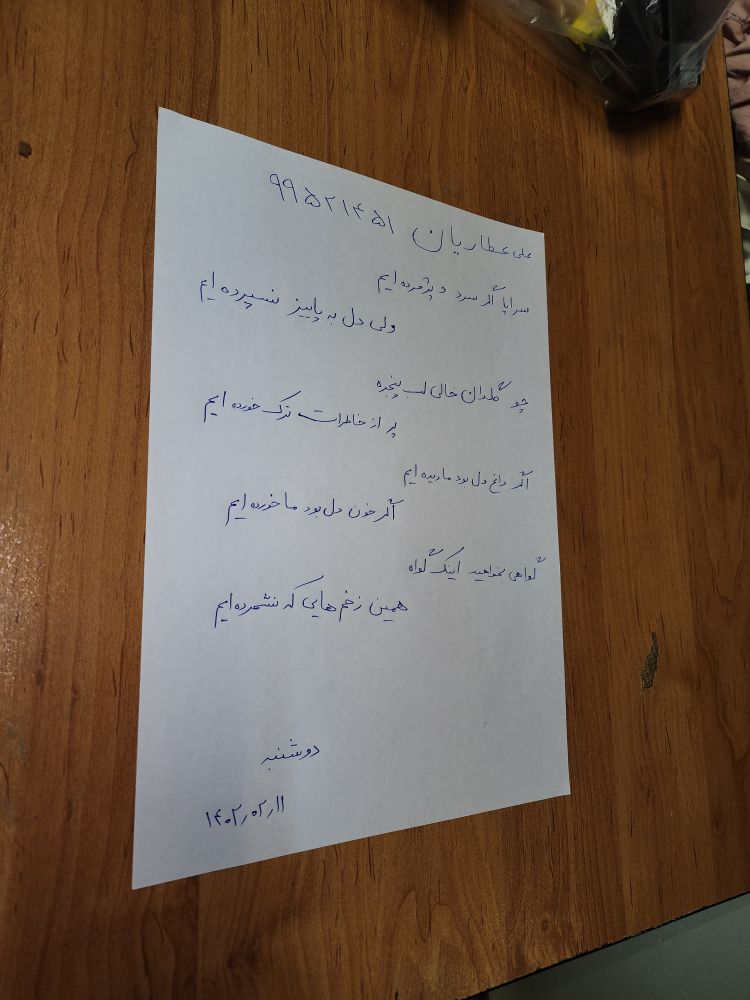
#> input picture HW3/images/Q4/3.jpg, 3000 x 4000 px (shown at 1/4 size)
$ jupyter execute Q4.ipynb
#> lines starting #> are read from the running program, lines starting #| are printed output that depends on the picture; after the words box and inside, x2 and y2 are one past the last pixel; in counts of white or black regions, pixels touching at a corner belong together
<h1>
<font color="#ff2e2e">
CamScanner
</font>
</h1>

[cell 1]
import cv2
import numpy as np
import matplotlib.pyplot as plt
import os

<h3><font color = "#079e05"> Utilities </font></h3>

[cell 2]
def imshow(im):
    width, height, *channels = im.shape
    if channels:
        # By default, OpenCV tends to work with images in the BGR format.
        # This is due to some outdated practices, but it has been left in the library.
        # We can iterate the channels in reverse order to get an RGB image.
        plt.imshow(im[:,:,::-1])
    else:
        plt.imshow(im, cmap='gray')
    plt.axis('off')

[cell 3]
def get_corners(approximations):

    # to work easier with it
    all_corners = approximations[:,0]

    # get height of corners
    height_corners = all_corners[:,1]

    # maximum height is left bottom corner
    left_bottom = all_corners[np.argmax(height_corners)]

    #minimum height is left top corner
    left_top = all_corners[np.argmin(height_corners)]

    # points vertically near left corners are right corners
    for corner in all_corners:
        if abs(corner[1]-left_bottom[1]) > 10 and abs(corner[1]-left_bottom[1]) < 600:
            right_bottom = corner
            break

    for corner in all_corners:
        if abs(corner[1]-left_top[1]) > 10 and abs(corner[1]-left_top[1]) < 600:
            right_top = corner
            break

    return [left_top, left_bottom, right_top, right_bottom]

<h3><font color = "#079e05"> Image </font></h3>

[cell 4]
im = cv2.imread(os.path.join('images/Q4', '3.jpg'))
#> im is the input picture: shape (4000, 3000, 3); mean B, G, R 75.7, 91.5, 111.3
gray_im = cv2.cvtColor(im, cv2.COLOR_BGR2GRAY)
imshow(gray_im)

<h3><font color = "#079e05"> Process </font></h3>

<h4><font color = "#079e05"> find edges </font></h4>

[cell 5]
# denoising using bilateral filter
denoised_im = cv2.bilateralFilter(gray_im , 30 ,60, 50)

# apply canny
canny_im = cv2.Canny(denoised_im, 60, 90)
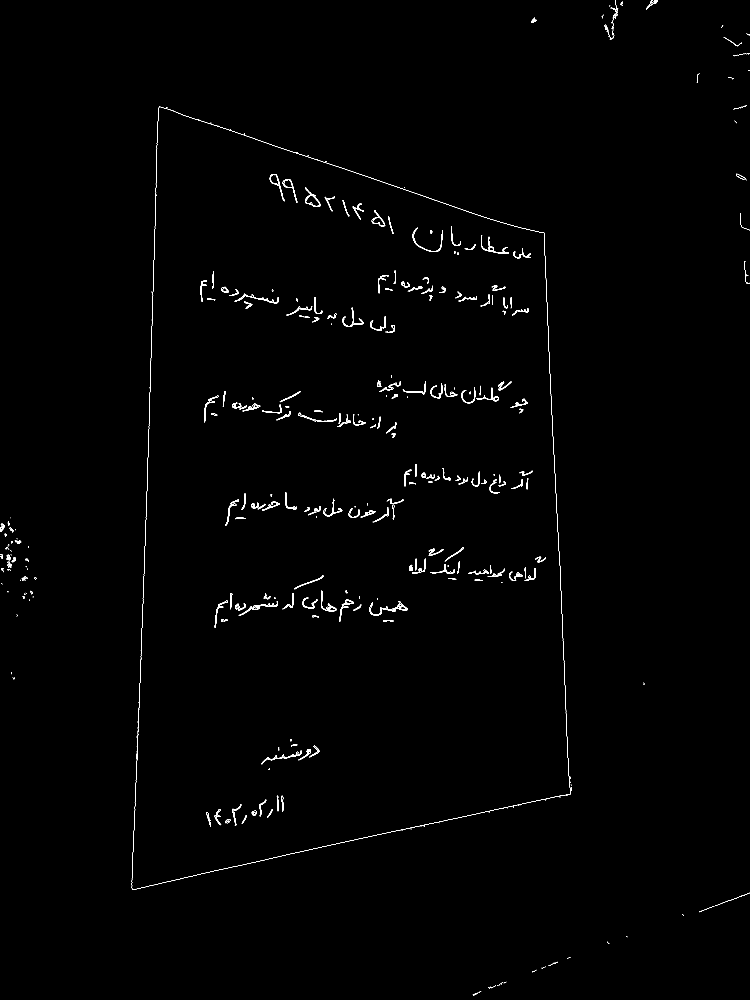
#> canny_im: shape (4000, 3000) (shown at 1/4 size); 0.36% white in thin lines or dots

# show edges
imshow(canny_im)

<h4><font color = "#079e05"> find the paper </font></h4>

[cell 6]
# find contours
contours, hierarchy = cv2.findContours(canny_im, cv2.RETR_EXTERNAL, cv2.CHAIN_APPROX_SIMPLE)
#> contours = 466 contours, 302 with area under 20; largest, box (x1, y1, x2, y2) and area: (1220, 749, 1282, 827) 2017, (1487, 840, 1541, 905) 1325, (1130, 717, 1190, 811) 1243, (1081, 698, 1116, 737) 868, (1357, 2398, 1415, 2487) 834

# find the longest contour (it's paper)
max_contour = contours[0]
#> max_contour = contour of 40 points, box (x1, y1, x2, y2) (1891, 3971, 1913, 3982), area 12
max_contour_len = len(max_contour)
#> max_contour_len = 40
for contour in contours:
    if max_contour_len < len(contour):
        max_contour = contour
        max_contour_len = len(contour)
#> this loop made 466 passes
#> max_contour_len on passes 20, 22, 42, 73, 110, 427: 54, 176, 184, 370, 431, 5247
#> contour on passes 23, 25, 26, 27, 29, 30: [[1607, 3321], [1607, 3322], [1610, 3322], [1608, 3322]], [[1695, 3305], [1696, 3306], [1696, 3307], [1696, 3306]], [[1683, 3305], [1683, 3306], [1685, 3306], [1684, 3306]], [[1694, 3303], [1695, 3303]], [[842, 3299], [842, 3306]], [[1755, 3290], [1756, 3291], [1756, 3292], [1756, 3290]]
#> after the loop, max_contour = contour of 5247 points, box (x1, y1, x2, y2) (527, 426, 2283, 3559), area 74; max_contour_len = 5247


# show the paper contour on a blank image
contours_image = np.zeros(canny_im.shape)
cv2.drawContours(contours_image, max_contour, -1, (255,255,255), 3)
#> contours_image: shape (4000, 3000) float64; 0.17% white; 250 white regions (144 under 20 px), largest, box (x1, y1, x2, y2) and area: (631, 424, 2172, 934) 6805, (605, 3413, 1164, 3545) 2074, (1805, 3181, 2241, 3280) 1559
imshow(contours_image)
print(len(max_contour))
#| 5247

<h4><font color = "#079e05"> get 4 corners </font></h4>

[cell 7]
# get paper as a polyDP
epsilon = 0.05 * cv2.arcLength(max_contour, True)
#> epsilon = 923.8
approximations = cv2.approxPolyDP(max_contour, epsilon, True)
#> approximations = [[636, 426], [553, 2852], [639, 426], [2176, 932], [2282, 3175], [528, 3556], [2282, 3176], [2176, 931]]

# get four corners
corners = get_corners(approximations)
#> in get_corners, `all_corners = approximations[:,0]`: all_corners has the same summary as approximations outside get_corners
#> in get_corners, `height_corners = all_corners[:,1]`: height_corners = [426, 2852, 426, 932, 3175, 3556, 3176, 931]
#> in get_corners, `left_bottom = all_corners[np.argmax(height_corners)]`: left_bottom = [528, 3556]
#> in get_corners, `left_top = all_corners[np.argmin(height_corners)]`: left_top = [636, 426]
#> the loop in get_corners, `for corner in all_corners:` made 5 passes
#> the loop in get_corners, `for corner in all_corners:` made 4 passes
#> corners = [[636, 426], [528, 3556], [2176, 932], [2282, 3175]]

# show these corners on a blank image
test_image = np.zeros(canny_im.shape)
for point in corners:
        # mark the corners
        print(point)
        cv2.drawMarker(test_image, tuple(point), (255,255,255), cv2.MARKER_STAR, 30, 20)
#> this loop made 4 passes
#| [636 426]
#| [ 528 3556]
#| [2176  932]
#| [2282 3175]
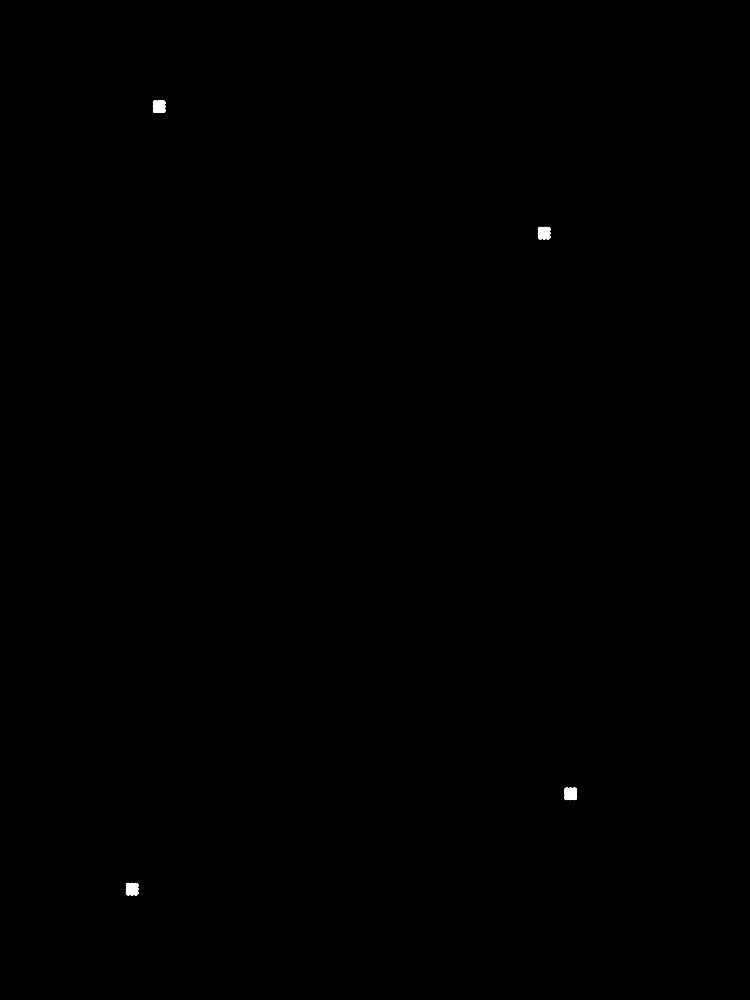
#> test_image: shape (4000, 3000) float64 (shown at 1/4 size); 0.08% white; 4 white regions, box (x1, y1, x2, y2) and area: (611, 401, 662, 452) 2301, (2151, 907, 2202, 958) 2301, (2257, 3150, 2308, 3201) 2301, (503, 3531, 554, 3582) 2301
imshow(test_image)

<h4><font color = "#079e05"> apply transformation </font></h4>

[cell 8]
# make result shape similar to paper shape
paper_shape = np.max(corners, axis=0)
#> paper_shape = [2282, 3556]
result_corners = np.float32([[0,0],[0,paper_shape[1]],[paper_shape[0],0],[paper_shape[0],paper_shape[1]]])
#> result_corners = [[0, 0], [0, 3556], [2282, 0], [2282, 3556]]

# to work with cv2.getPerspectiveTransform
paper_corners = np.float32(corners)
#> paper_corners has the same summary as corners

# get transform matrix
mat = cv2.getPerspectiveTransform(src = paper_corners, dst = result_corners)
#> mat = [[0.97, 0.0335, -631.4], [-0.392, 1.19, -258.7], [-0.000174, 4.3e-05, 1]]

# apply transformation
result = cv2.warpPerspective(gray_im, mat,(int(paper_shape[0]),int(paper_shape[1])))

# show transformed paper
imshow(result)

<h3><font color = "#079e05"> Show the result (bonus) </font></h3>

[cell 9]
# use clahe to enhance contrast
clahe = cv2.createCLAHE(clipLimit=5)
clahe_res = clahe.apply(result)
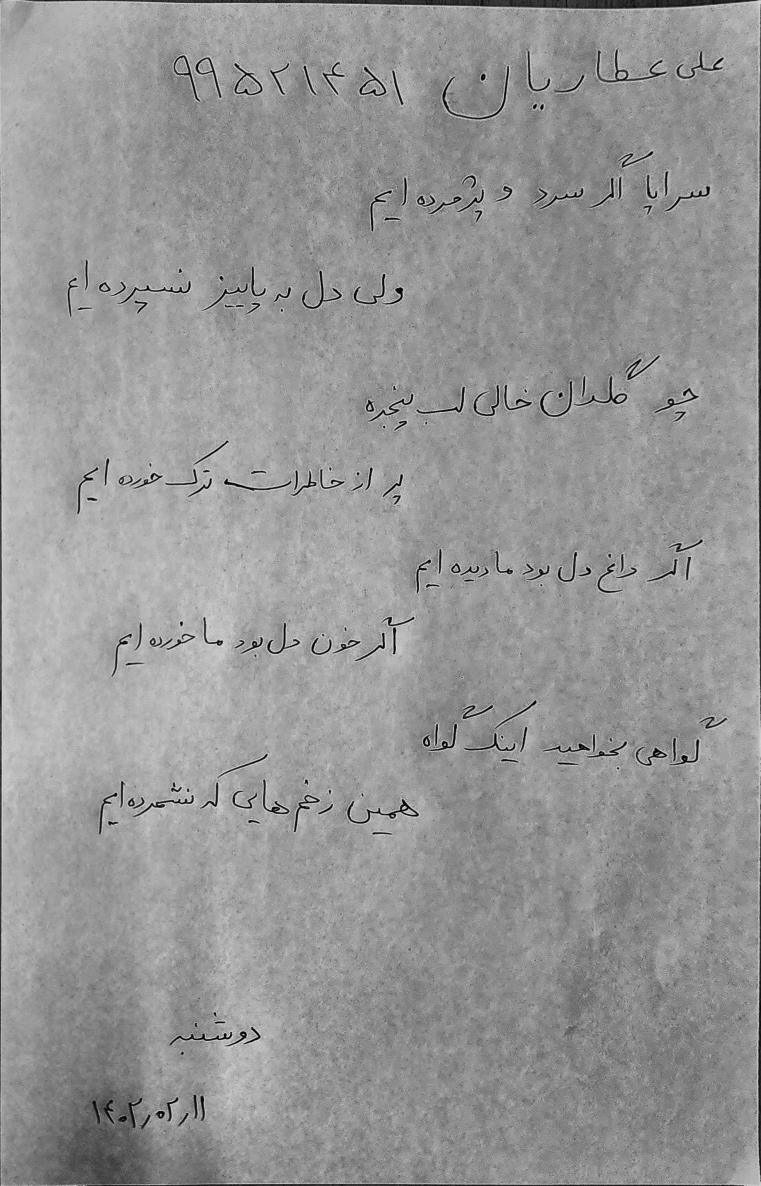
#> clahe_res: shape (3556, 2282) (shown at 1/3 size); min 1, max 224, mean 150.5

# denoising
denoised_res = cv2.bilateralFilter(clahe_res , 20 ,70 ,60)

# apply canny
canny_res = cv2.Canny(denoised_res, 60, 90)
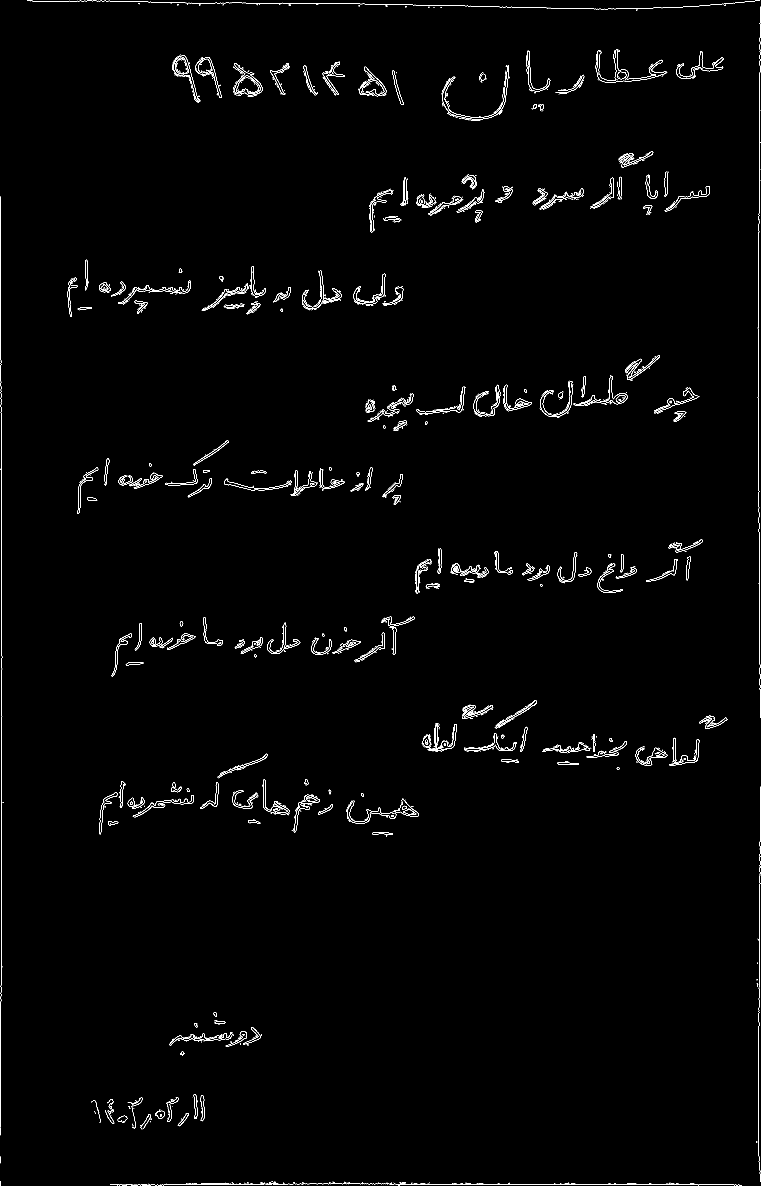
#> canny_res: shape (3556, 2282) (shown at 1/3 size); 0.86% white in thin lines or dots

# to get white background
ret,th_res = cv2.threshold(canny_res,100,255,cv2.THRESH_BINARY_INV)
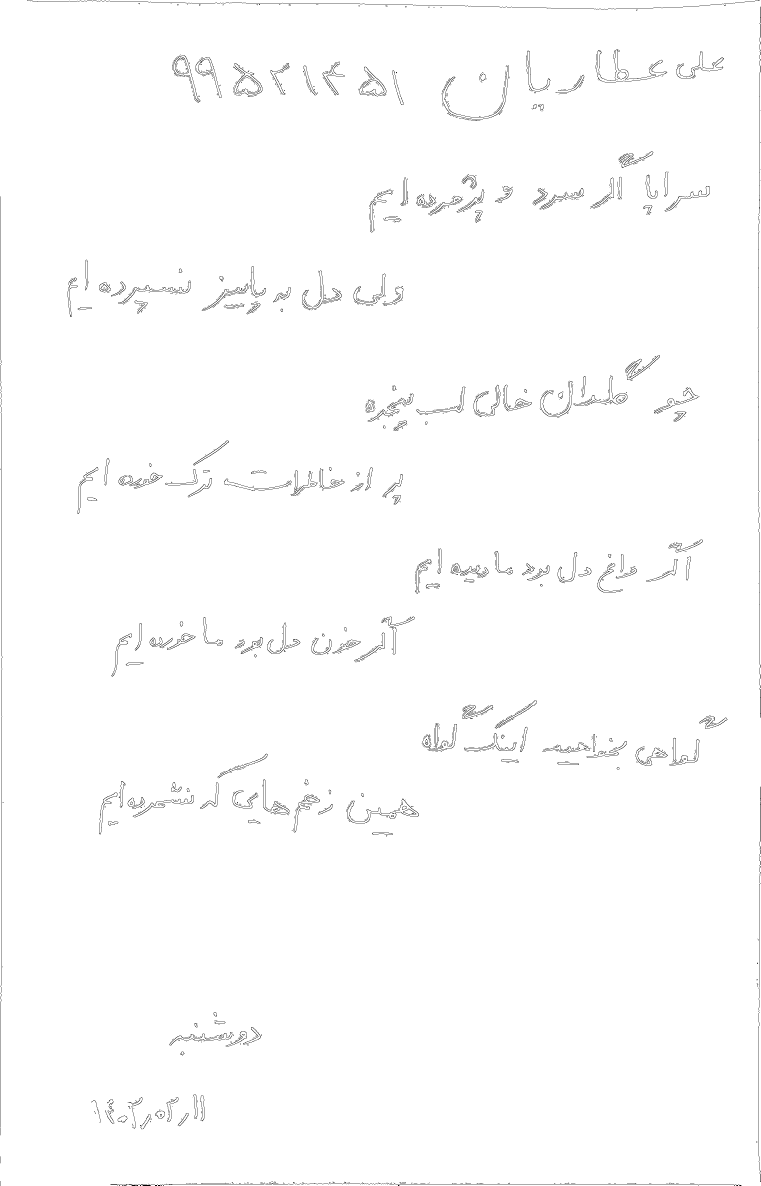
#> th_res: shape (3556, 2282) (shown at 1/3 size); 99.1% white; black in thin lines or dots

# show final result
imshow(th_res)
